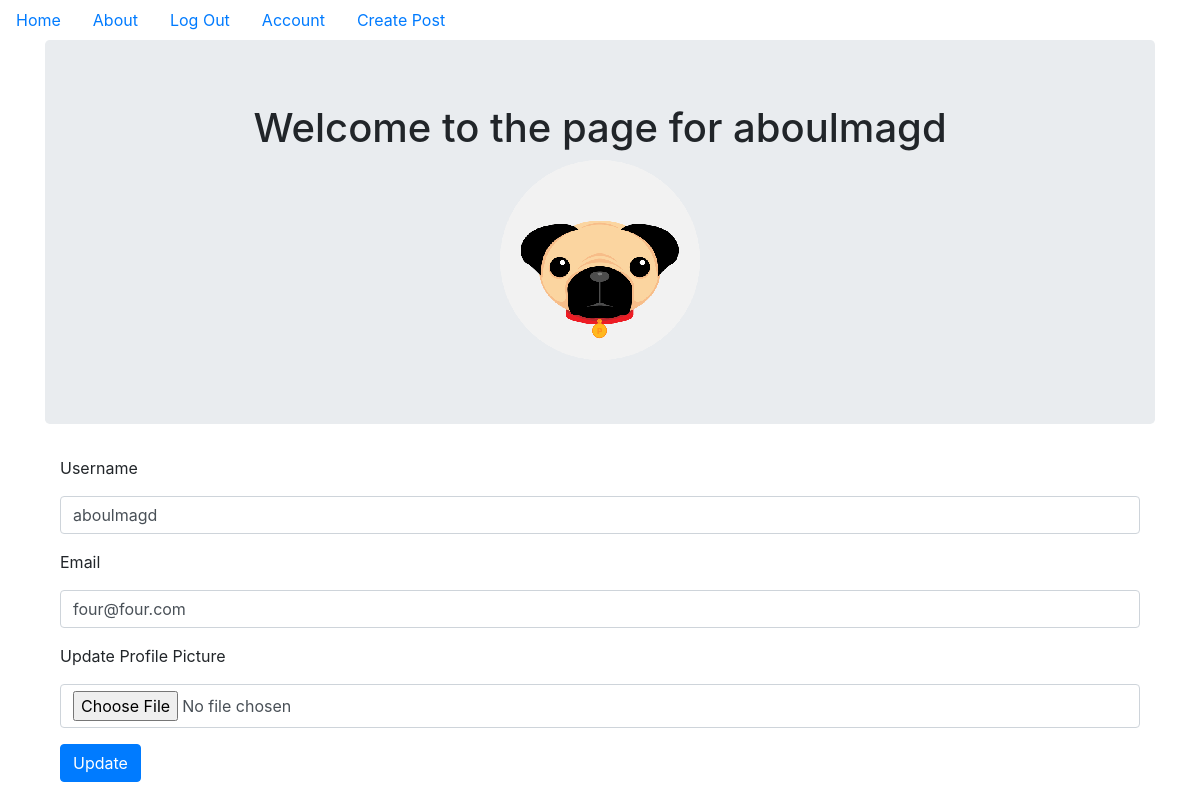
/account (signed in), run on the app's committed database.
### puppycompanyblog/models.py (models this page shows, shortened)
class User(db.Model,UserMixin):
    __tablename__ = 'users'
    id = db.Column(db.Integer,primary_key=True)
    profile_image = db.Column(db.String(64),nullable=False,default='default_profile.jpg')
    email = db.Column(db.String(64),unique=True,index=True)
    username = db.Column(db.String(64),unique=True,index=True)
    password_hash = db.Column(db.String(128))
    posts = db.relationship('BlogPost',backref='author',lazy=True)

### puppycompanyblog/users/views.py (the view)
@users.route("/account", methods=['GET', 'POST'])
@login_required
def account():
    form = UpdateUserForm()
    if form.validate_on_submit():
        if form.picture.data:
            username = current_user.username
            pic = add_profile_pic(form.picture.data,username)
            current_user.profile_image = pic
        current_user.username = form.username.data
        current_user.email = form.email.data
        db.session.commit()
        flash('User Account Updated')
        return redirect(url_for('users.account'))
    elif request.method == 'GET':
        form.username.data = current_user.username
        form.email.data = current_user.email
    profile_image = url_for('static', filename='profile_pics/' + current_user.profile_image)
    return render_template('account.html', profile_image=profile_image, form=form)

### puppycompanyblog/users/forms.py (shortened to what this page needs)
class UpdateUserForm(FlaskForm):
    email = StringField('Email', validators=[DataRequired(),Email()])
    username = StringField('Username', validators=[DataRequired()])
    picture = FileField('Update Profile Picture', validators=[FileAllowed(['jpg', 'png'])])
    submit = SubmitField('Update')

### puppycompanyblog/models.py (called while the page is built)
@login_manager.user_loader
def load_user(user_id):
    return User.query.get(user_id)

### puppycompanyblog/templates/account.html (shortened to what this page needs)
{% extends "base.html" %}
{% block content %}
  <div class="jumbotron">
    <div align='center'>
      <h1>Welcome to the page for {{current_user.username}}</h1>
      <img align='center' src="{{url_for('static',filename='profile_pics/'+current_user.profile_image)}}">
    </div>
  </div>
  <div class="container">
    <form method="POST" action="" enctype="multipart/form-data">
      <div class="form-group">
        {{form.username.label(class='form-group')}}
        {{form.username(class='form-control')}}
      </div>
      <div class="form-group">
      {{form.email.label(class='form-group')}}
      {{form.email(class='form-control')}}
      </div>
      <div class="form-group">
      {{form.picture.label(class='form-group')}}
      {{form.picture(class='form-control')}}
      </div>
      <div class="form-group">
       {{form.submit(class='btn btn-primary')}}
      </div>
    </form>
  </div>
{% endblock %}

### data on the page
User: username "aboulmagd", profile_image (picture), email "four@four.com"
